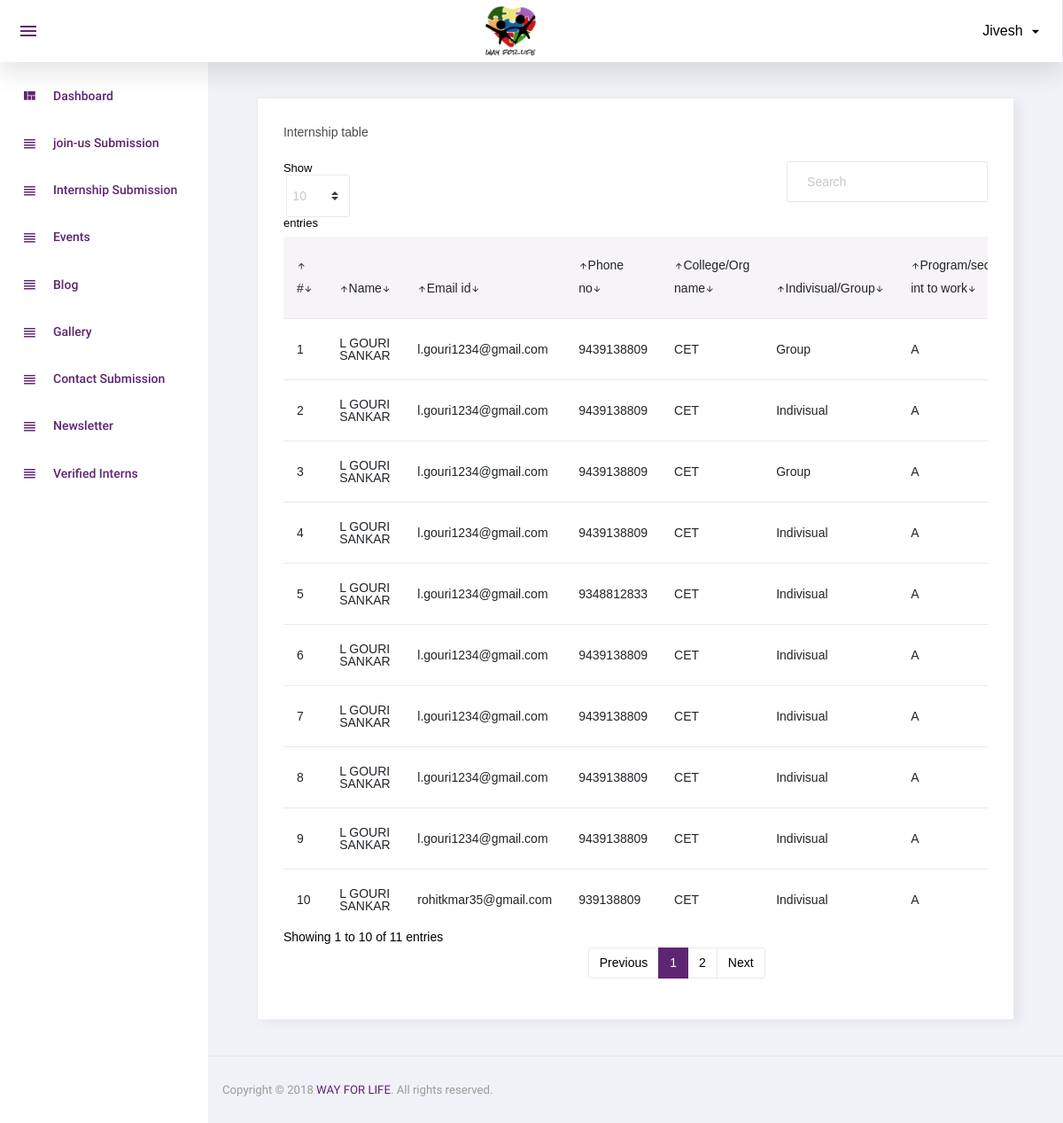
Page /admin/internship.php (signed in) on the committed database.
### tables this page shows
CREATE TABLE `internship` (
  `id` int(11) NOT NULL,
  `name` varchar(55) NOT NULL,
  `email_id` varchar(55) NOT NULL,
  `col_org_name` text NOT NULL,
  `prog_sec_int` text NOT NULL,
  `phoneno` text NOT NULL,
  `indi_group` varchar(55) NOT NULL,
  `group_size` int(5) NOT NULL,
  `added_on` datetime NOT NULL
);

### classes/DbConfig.php (called while the page is built, shortened)
<?php
class DbConfig
{
	private $_host = 'localhost';
	private $_username = 'root';
	private $_password = '';
	private $_database = 'wayforlife';
	protected $connection;
	public function __construct()
	{
		if (!isset($this->connection)) {
			$this->connection = new mysqli($this->_host, $this->_username, $this->_password, $this->_database);
		}
		return $this->connection;
	}
}
?>

### classes/Crud.php (called while the page is built, shortened)
<?php
include_once 'DbConfig.php';
class Crud extends DbConfig
{
	public function getData($query)
	{
		$result = $this->connection->query($query);
		$rows = array();
		while ($row = $result->fetch_assoc()) {
			$rows[] = $row;
		}
		return $rows;
	}
}
?>

### admin/internship.php (the view, shortened to what this page needs)
<?php
require('header.php');
$sql="SELECT * from internship order by id desc";
$result=$crud->getData($sql);
?>
    <div class="container-fluid">
          <div class="card">
            <div class="card-body">
              <h4 class="card-title">Internship table</h4>
              <div class="row grid_box">
                <div class="col-12">
                  <div class="table-responsive">
                    <table id="order-listing" class="table">
                      <thead>
                        <tr>
                            <th > #</th>
                            <th >Name</th>
                            <th >Email id</th>
                            <th >Phone no</th>
                            <th >College/Org name</th>
                            <th >Indivisual/Group</th>
                            <th >Program/sector int to work</th>
                        </tr>
                      </thead>
                      <tbody>
                        <?php
                        $i=1;
                        foreach ($result as $res) {
                        ?>
                        <tr>
                            <td><?php echo $i?></td>
                            <td><?php echo $res['name']?></td>
                            <td><?php echo $res['email_id']?></td>
                            <td><?php echo $res['phoneno']?></td>
                            <td><?php echo $res['col_org_name']?></td>
                            <td><?php echo $res['indi_group']?></td>
                            <td><?php echo $res['prog_sec_int']?></td>
                        </tr>
                        <?php
                        $i++;
                        }
                        ?>
                      </tbody>
                    </table>
                  </div>
				      </div>
              </div>
            </div>
          </div>
          </div>
<?php
require('footer.php');
?>

### rows in the picture
internship: name "L GOURI SANKAR", email "l.gouri1234@gmail.com", phoneno "9439138809", col_org_name "CET", indi_group "Group", prog_sec_int "A"
internship: name "L GOURI SANKAR", email "l.gouri1234@gmail.com", phoneno "9439138809", col_org_name "CET", indi_group "Indivisual", prog_sec_int "A"
internship: name "L GOURI SANKAR", email "l.gouri1234@gmail.com", phoneno "9439138809", col_org_name "CET", indi_group "Group", prog_sec_int "A"
internship: name "L GOURI SANKAR", email "l.gouri1234@gmail.com", phoneno "9439138809", col_org_name "CET", indi_group "Indivisual", prog_sec_int "A"
internship: name "L GOURI SANKAR", email "l.gouri1234@gmail.com", phoneno "9348812833", col_org_name "CET", indi_group "Indivisual", prog_sec_int "A"
internship: name "L GOURI SANKAR", email "l.gouri1234@gmail.com", phoneno "9439138809", col_org_name "CET", indi_group "Indivisual", prog_sec_int "A"
internship: name "L GOURI SANKAR", email "l.gouri1234@gmail.com", phoneno "9439138809", col_org_name "CET", indi_group "Indivisual", prog_sec_int "A"
internship: name "L GOURI SANKAR", email "l.gouri1234@gmail.com", phoneno "9439138809", col_org_name "CET", indi_group "Indivisual", prog_sec_int "A"
internship: name "L GOURI SANKAR", email "l.gouri1234@gmail.com", phoneno "9439138809", col_org_name "CET", indi_group "Indivisual", prog_sec_int "A"
internship: name "L GOURI SANKAR", email "rohitkmar35@gmail.com", phoneno "939138809", col_org_name "CET", indi_group "Indivisual", prog_sec_int "A"

### other values in the picture
$_SESSION['user_name'] "Jivesh"
